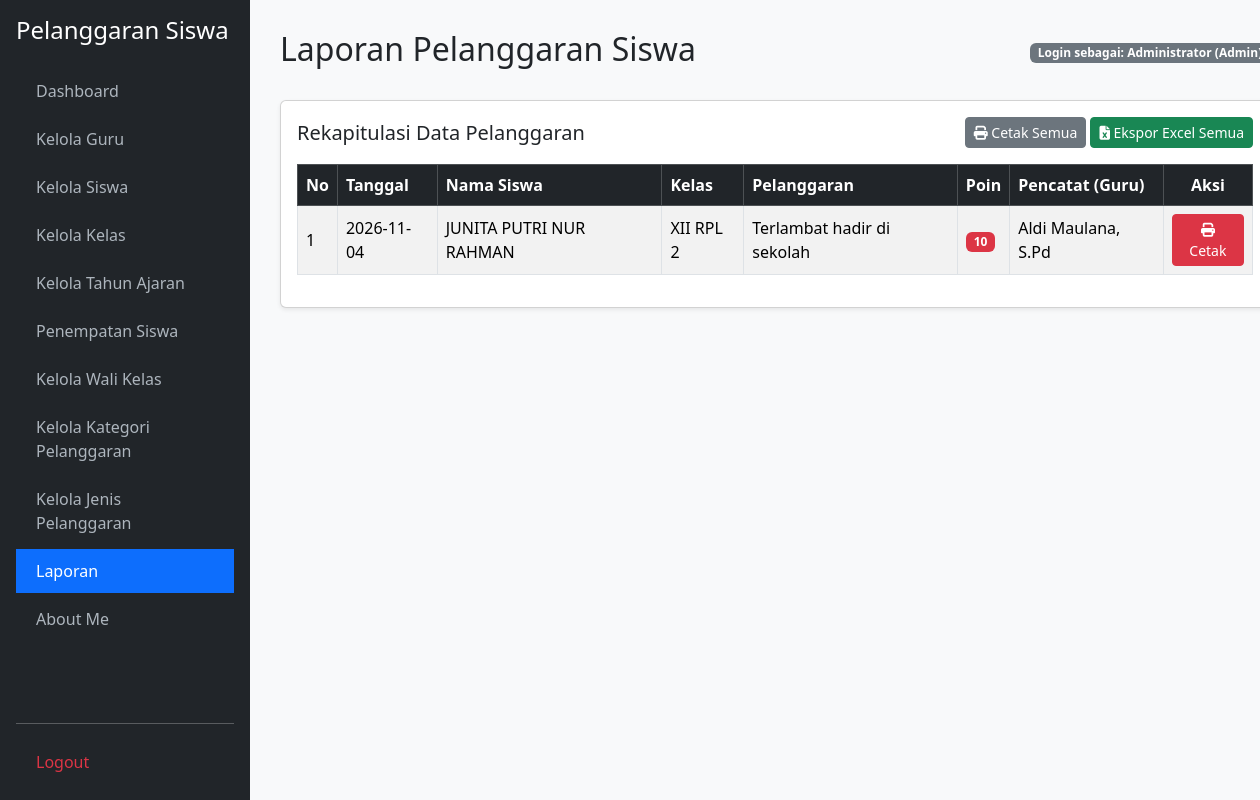
/laporan.php (signed in), run on an earlier commit of the app's database.
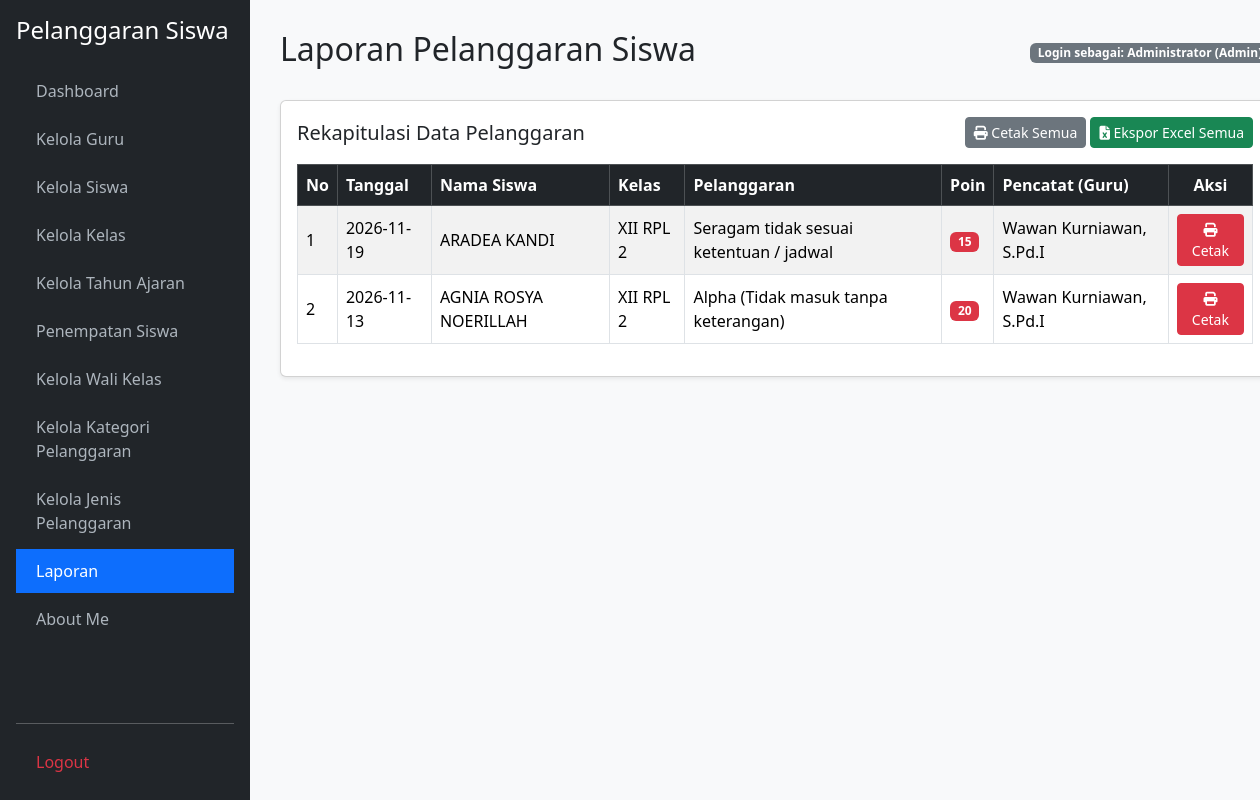
And on a later commit of the database.
### tables this page shows
CREATE TABLE `t_pelanggaran_siswa` (
  `id` int(11) NOT NULL,
  `tahun_ajaran_id` int(11) NOT NULL,
  `siswa_id` int(11) NOT NULL,
  `nama_siswa` varchar(150) DEFAULT NULL,
  `kelas_id` int(11) NOT NULL,
  `nama_kelas` varchar(100) DEFAULT NULL,
  `pelanggaran_id` int(11) NOT NULL,
  `nama_pelanggaran` varchar(150) DEFAULT NULL,
  `pelanggaran_kategori_id` int(11) NOT NULL,
  `guru_id` int(11) NOT NULL,
  `nama_guru` varchar(150) DEFAULT NULL,
  `tanggal` date NOT NULL,
  `keterangan` text DEFAULT NULL,
  `poin` int(11) DEFAULT NULL,
  `tindakan` text DEFAULT NULL,
  `status` varchar(30) DEFAULT NULL,
  `created_at` timestamp NULL DEFAULT NULL,
  `updated_at` timestamp NULL DEFAULT NULL
);

### laporan.php (the view, shortened to what the changed rows need)
<?php
require_once 'koneksi.php';
$role = isset($_SESSION['role']) ? $_SESSION['role'] : '';$user_id = isset($_SESSION['user_id']) ?$_SESSION['user_id'] : '';
if ($role === 'admin') {
    $query_laporan = mysqli_query($koneksi, "SELECT * FROM t_pelanggaran_siswa ORDER BY tanggal DESC");
}
?>
<!DOCTYPE html>
<html lang="id">
<head>
    <link href="https://cdn.jsdelivr.net/npm/bootstrap@5.3.2/dist/css/bootstrap.min.css" rel="stylesheet">
    <link rel="stylesheet" href="https://cdnjs.cloudflare.com/ajax/libs/font-awesome/6.4.2/css/all.min.css">
</head>
<body>
<div class="container-fluid">
    <div class="row">
        <div class="col-md-9 col-lg-10 main-content">
            <div class="d-flex justify-content-between align-items-center mb-4">
                <h2>Laporan Pelanggaran Siswa</h2>
            </div>
            <div class="card shadow-sm">
                <div class="card-body">
                    <div class="table-responsive">
                        <table class="table table-bordered table-striped align-middle">
                            <thead class="table-dark">
                                <tr>
                                    <th>No</th>
                                    <th>Tanggal</th>
                                    <th>Nama Siswa</th>
                                    <th>Kelas</th>
                                    <th>Pelanggaran</th>
                                    <th>Poin</th>
                                    <th>Pencatat (Guru)</th>
                                    <th class="text-center">Aksi</th>
                                </tr>
                            </thead>
                            <tbody>
                                <?php if ($query_laporan && mysqli_num_rows($query_laporan) > 0): ?>
                                    <?php $no = 1; while ($row = mysqli_fetch_assoc($query_laporan)): ?>
                                        <tr>
                                            <td><?= $no++; ?></td>
                                            <td><?= $row['tanggal']; ?></td>
                                            <td><?= htmlspecialchars($row['nama_siswa']); ?></td>
                                            <td><?= htmlspecialchars($row['nama_kelas']); ?></td>
                                            <td><?= htmlspecialchars($row['nama_pelanggaran']); ?></td>
                                            <td><span class="badge bg-danger"><?= $row['poin']; ?></span></td>
                                            <td><?= htmlspecialchars($row['nama_guru']); ?></td>
                                            <td class="text-center">
                                                <a href="cetak_siswa.php?nama=<?= urlencode($row['nama_siswa']); ?>" target="_blank" class="btn btn-danger btn-sm" title="Cetak Pelanggaran Siswa Ini">
                                                    <i class="fa fa-print"></i> Cetak
                                                </a>
                                            </td>
                                        </tr>
                                    <?php endwhile; ?>
                                <?php else: ?>
                                    <tr>
                                        <td colspan="8" class="text-center text-muted">Belum ada data laporan pelanggaran.</td>
                                    </tr>
                                <?php endif; ?>
                            </tbody>
                        </table>
                    </div>
                </div>
            </div>
        </div>
    </div>
</div>
</body>
</html>

What changed in the data, as far as the page shows it:
removed t_pelanggaran_siswa: tanggal "2026-11-04", nama_siswa "JUNITA PUTRI NUR RAHMAN", nama_kelas "XII RPL 2", nama_pelanggaran "Terlambat hadir di sekolah", poin "10", nama_guru "Aldi Maulana, S.Pd"
added t_pelanggaran_siswa: tanggal "2026-11-19", nama_siswa "ARADEA KANDI", nama_kelas "XII RPL 2", nama_pelanggaran "Seragam tidak sesuai ketentuan / jadwal", poin "15", nama_guru "Wawan Kurniawan, S.Pd.I"
added t_pelanggaran_siswa: tanggal "2026-11-13", nama_siswa "AGNIA ROSYA NOERILLAH", nama_kelas "XII RPL 2", nama_pelanggaran "Alpha (Tidak masuk tanpa keterangan)", poin "20", nama_guru "Wawan Kurniawan, S.Pd.I"
